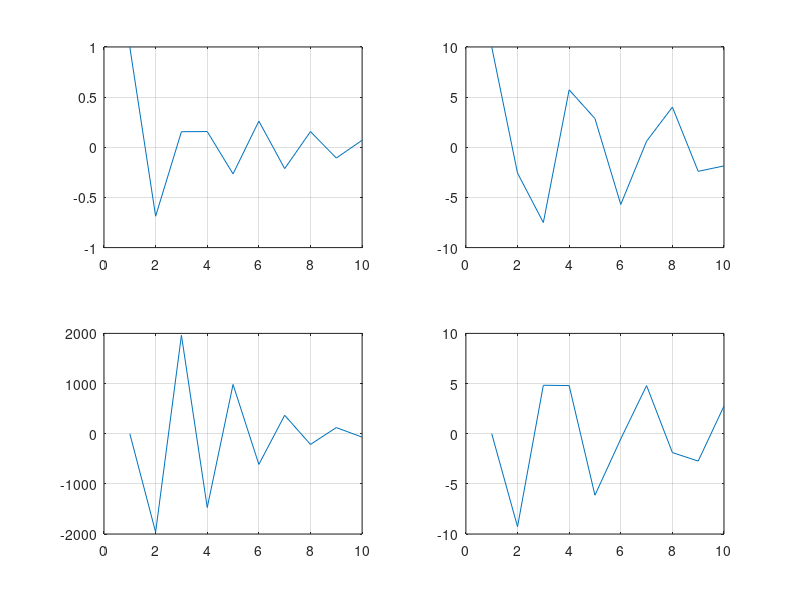

This chart was generated by the following MATLAB code:
% clean the memory and the screen
clear all; clc; close all;

% Setup the alpha parameters
% Convert to Newmark by alpha_m = alpha_f = 1
% Central difference: beta = 0, gamma = 0.5
%      conditionally stable: omega dt <= sqrt(6)
% Trapezoidal: beta = 0.25, gamma = 0.5
% Damped Newmark: beta = 0.3025, gamma = 0.6
rho_inf = 0.5;
alpha_m = (2.0 - rho_inf) / (1.0 + rho_inf);
alpha_f = 1.0 / (1.0 + rho_inf);
gamma   = 0.5 - alpha_f + alpha_m;
beta    = 0.25 * (1.0 - alpha_f + alpha_m)^2;

% Setup the physical problem parameters
% mass
m1 = 1.0;
m2 = 1.0;

% stiffness
k1 = 1.0e4;
k2 = 1.0;

% setup the matrices
M = [ m1, 0.0; 0.0, m2 ];

K = [ (k1+k2), -k2; -k2, k2 ];

% setup the initial condition
d0 = [ 1 ; 10 ];

v0 = [ 0; 0 ];

% determine the natural frequencies
lambda = eig(K, M);
omega = sqrt(lambda);

T1 = 2 * pi / omega(1);
T2 = 2 * pi / omega(2);

dt = T1 / 2;

T_final = 5 * T1;

N = ceil(T_final / dt);

% initial acceleration
a0 = M \ (-K * d0);

% allocate solutions
a = zeros(2, N+1);
v = a;
d = a;

a(:,1) = a0; v(:,1) = v0; d(:,1) = d0;

% Matrix
LEFT = alpha_m * M + alpha_f * beta * dt * dt * K;

for n = 2 : N+1
  % predictor
  d_tilde = d(:,n-1) + dt * v(:,n-1) + 0.5 * dt * dt * (1-2*beta)*a(:,n-1);
  v_tilde = v(:,n-1) + dt * (1-gamma) * a(:,n-1);

  RIGHT = (alpha_m-1) * M * a(:,n-1) + (alpha_f-1) * K * d(:,n-1) - alpha_f * K * d_tilde;

  a(:,n) = LEFT \ RIGHT;

  d(:,n) = d_tilde + beta * dt*dt * a(:,n);
  v(:,n) = v_tilde + dt * gamma * a(:,n);
end

% visualization
t = 1: 1 : N;

subplot(2,2,1), plot(t, d(1,1:N)); grid on;
subplot(2,2,2), plot(t, d(2,1:N)); grid on;
subplot(2,2,3), plot(t, v(1,1:N)); grid on;
subplot(2,2,4), plot(t, v(2,1:N)); grid on;

% EOF